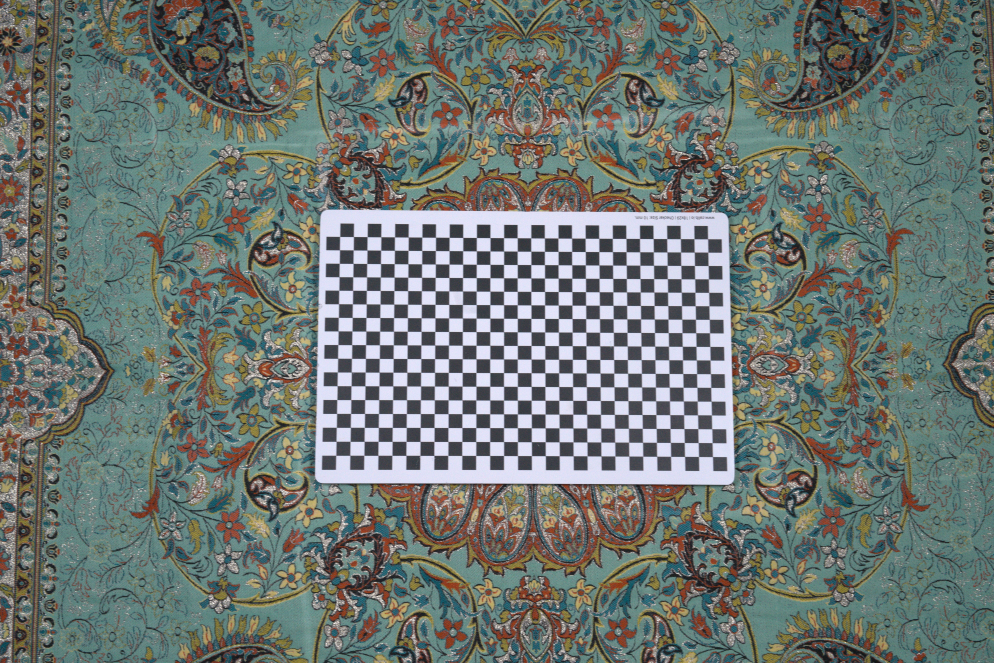
#> input picture links_8bit_jpg_DS_0.5/DSC00002_DS_0.5.jpg, 3976 x 2652 px (shown at 1/4 size); its folder holds only this picture in this run
$ python training_distance.py
#> lines starting #> are read from the running program, lines starting #| are printed output that depends on the picture
import cv2 as cv
import numpy as np
import glob
import matplotlib.pyplot as plt
from sklearn.model_selection import train_test_split

""" Check overfitting by distances:
Caliberation pattern that takes up less space in image (less information), might be more prone to overfiting ->  artificially low RPE vice versa.
 """

###DATA##
frameSize = (3976, 2652)
size_of_chessboard_squares_mm = 10
chessboardSize = (17, 28)
criteria = (cv.TERM_CRITERIA_EPS + cv.TERM_CRITERIA_MAX_ITER, 30, 0.001)
objp = np.zeros((chessboardSize[0] * chessboardSize[1], 3), np.float32)
objp[:, :2] = np.mgrid[0 : chessboardSize[0], 0 : chessboardSize[1]].T.reshape(-1, 2)
objp *= size_of_chessboard_squares_mm

all_images = glob.glob("links_8bit_jpg_DS_0.5/*.jpg")
# train_images = glob.glob('links_8bit_jpg_DS_0.5/*.jpg')
# test_images = glob.glob("test/*.jpg")

"""
train_images, test_images = train_test_split(
    all_images, test_size=0.25, random_state=42
)
print(f"Training images: {len(train_images)}")
print(f"Testing images: {len(test_images)}") """


# Calculating distance by tvec: norm of tvec gives straight line distance from camera central point to caliberation pattern
def calibrate_camera(images, chessboardSize, square_size):
#> called with chessboardSize = (17, 28), square_size = 10
    criteria = (cv.TERM_CRITERIA_EPS + cv.TERM_CRITERIA_MAX_ITER, 30, 0.001)
    objp = np.zeros((chessboardSize[0] * chessboardSize[1], 3), np.float32)
    objp[:, :2] = (
        np.mgrid[0 : chessboardSize[0], 0 : chessboardSize[1]].T.reshape(-1, 2)
        * square_size
    )

    objpoints = []
    imgpoints = []
    distances = []

    for image_path in images:
        img = cv.imread(image_path)
#> img is the input picture: shape (2652, 3976, 3); mean B, G, R 114.1, 118.7, 109.8
        gray = cv.cvtColor(img, cv.COLOR_BGR2GRAY)
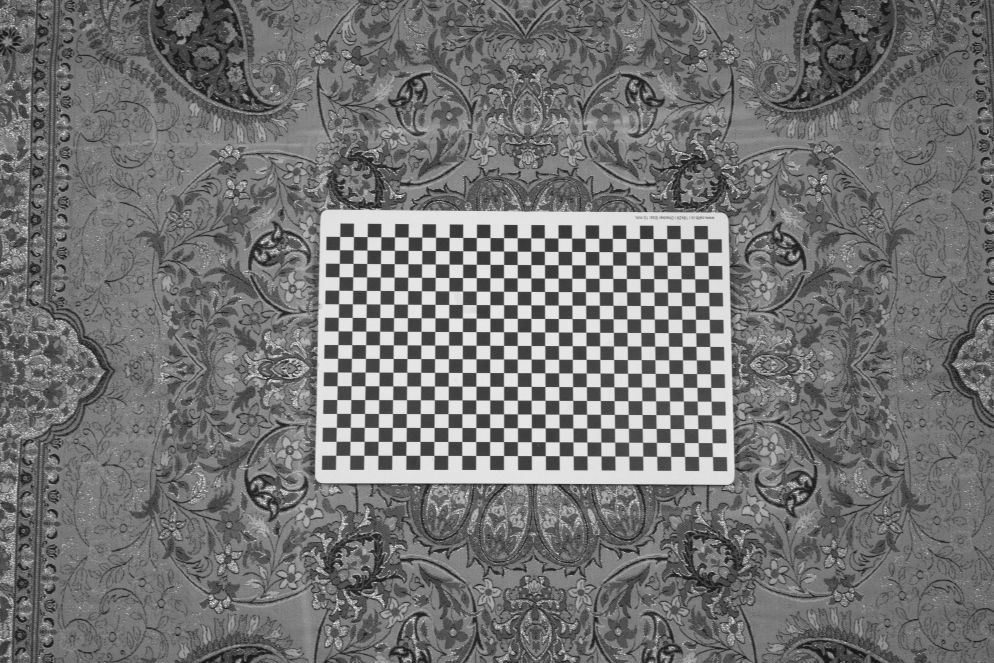
#> gray: shape (2652, 3976) (shown at 1/4 size); min 2, max 255, mean 115.5
        ret, corners = cv.findChessboardCorners(gray, chessboardSize, None)
#> ret = True; corners = 476 rows, first 8: [1345, 1823], [1346.2, 1766.5], [1348.6, 1710.8], [1348.3, 1655.2], [1349.1, 1599.6], [1350.5, 1544.2], [1351, 1489.7], [1352.3, 1434.5]

        if ret:
            corners2 = cv.cornerSubPix(gray, corners, (11, 11), (-1, -1), criteria)
#> corners2 = 476 rows, first 8: [1344.5, 1822.5], [1345.7, 1766.6], [1346.8, 1710.6], [1347.9, 1655.2], [1348.8, 1599.7], [1350, 1544.5], [1350.9, 1489.5], [1352, 1434.6]
            objpoints.append(objp)
            imgpoints.append(corners2)

    ret, cameraMatrix, dist, rvecs, tvecs = cv.calibrateCamera(
        objpoints, imgpoints, gray.shape[::-1], None, None
    )
#> ret = 0.0893; cameraMatrix = [[5885.6, 0, 2015.5], [0, 5893.5, 1414.8], [0, 0, 1]]; dist = [[0.237, -5.63, 0.00285, 0.00348, 108.8]]; rvecs = ([-0.0958, -0.144, -1.56],); tvecs = ([-119.9, 72.69, 1054.1],)

    for i, corners2 in enumerate(imgpoints):
        _, rvec, tvec = cv.solvePnP(
            objpoints[i], corners2, cameraMatrix, dist
        )  # single image pose
        distances.append(np.linalg.norm(tvec))
#> this loop made 1 pass
#> (rvec, tvec) on pass 1: ([-0.0958, -0.144, -1.56], [-119.9, 72.69, 1054.1])
#> after the loop, distances = [1063.4]

    return cameraMatrix, dist, rvecs, tvecs, distances, objpoints, imgpoints


###RPE###
def calculate_reprojection_error(
    objpoints, imgpoints, cameraMatrix, rvecs, tvecs, dist
):
    mean_error = 0
    mean_errors_per_image = []
    for i in range(len(objpoints)):
        imgpoints2, _ = cv.projectPoints(
            objpoints[i], rvecs[i], tvecs[i], cameraMatrix, dist
        )
        errors = cv.norm(imgpoints[i], imgpoints2, cv.NORM_L2) / len(imgpoints[i])
        mean_error += errors
        mean_errors_per_image.append(errors)

    mean_error = mean_error / len(objpoints)
    return mean_errors_per_image, mean_error


def analyze_errors_by_distance(distances, errors):
    plt.scatter(
        distances,
        errors,
        c="blue",
        marker="o",
        label="Reprojection Error by Distance (mm)",
    )
    plt.xlabel("Distance from Camera")
    plt.ylabel("Reprojection Error")
    plt.title("Reprojection Error vs.Distance")
    plt.legend()
    plt.grid(True)
    plt.show()


cameraMatrix, dist, rvecs, tvecs, distances, objpoints, imgpoints = calibrate_camera(
    all_images, chessboardSize, size_of_chessboard_squares_mm
)
#> dist = [[0.237, -5.63, 0.00285, 0.00348, 108.8]]; rvecs = ([-0.0958, -0.144, -1.56],); tvecs = ([-119.9, 72.69, 1054.1],); distances = [1063.4]; objpoints = 1 item; imgpoints = 1 item

errors, mean_error = calculate_reprojection_error(
    objpoints, imgpoints, cameraMatrix, rvecs, tvecs, dist
)
#> the loop in calculate_reprojection_error, `for i in range(len(objpoints)):` made 1 pass
#> (errors, mean_error) on pass 1: (0.00409, 0.00409)
#> after the loop in calculate_reprojection_error, `for i in range(len(objpoints)):`: mean_error = 0.00409; mean_errors_per_image = [0.00409]
#> errors = [0.00409]; mean_error = 0.00409

analyze_errors_by_distance(distances, errors)
#> in analyze_errors_by_distance, `plt.show()`:
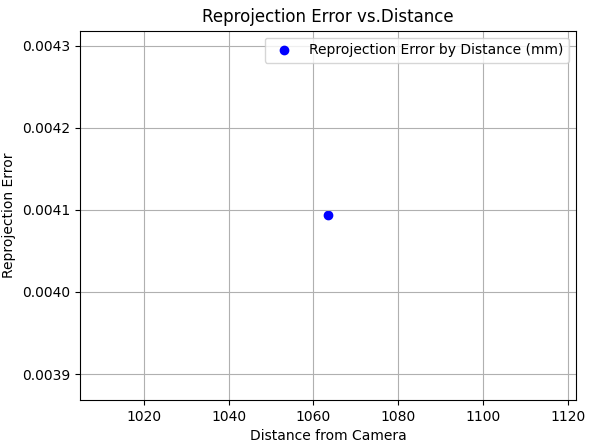
#> figure drawn by matplotlib, 1 panel

$ run again, on links_8bit_jpg_DS_0.5/DSC00015_DS_0.5.jpg
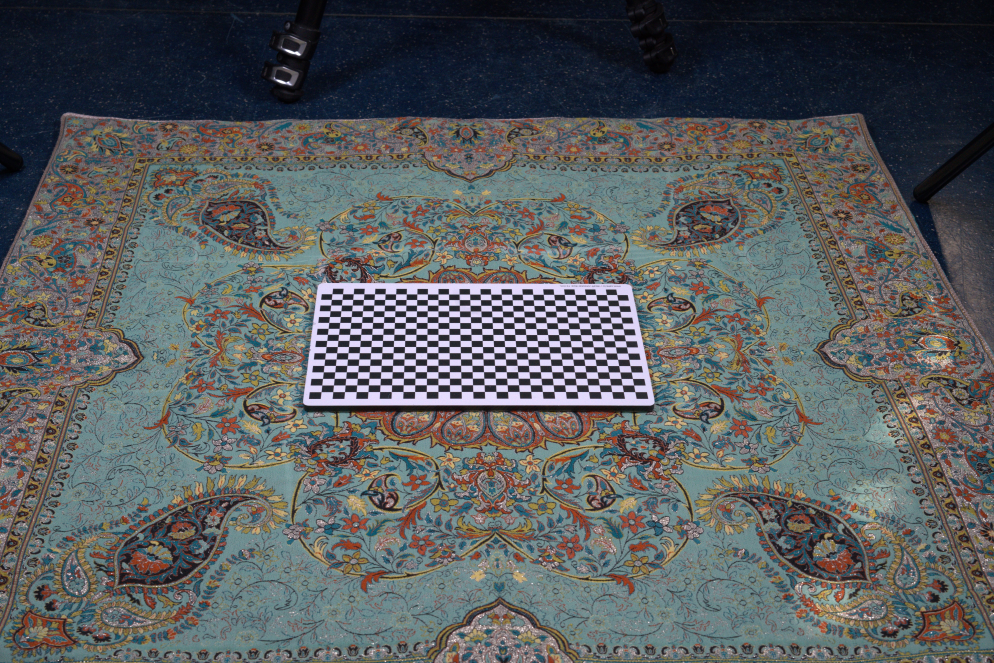
#> input picture links_8bit_jpg_DS_0.5/DSC00015_DS_0.5.jpg, 3976 x 2652 px (shown at 1/4 size)
#> in calibrate_camera, img is the input picture: shape (2652, 3976, 3); mean B, G, R 93.6, 92.5, 89.5
#> in calibrate_camera, `gray = cv.cvtColor(img, cv.COLOR_BGR2GRAY)`:
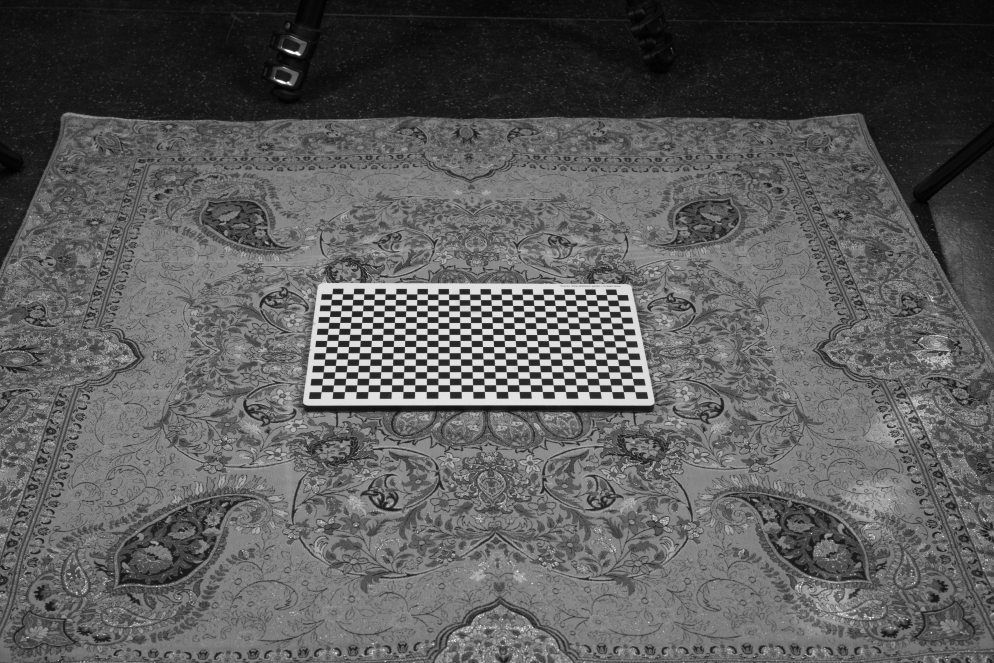
#> gray: shape (2652, 3976) (shown at 1/4 size); min 0, max 255, mean 91.7
#> in calibrate_camera, `ret, corners = cv.findChessboardCorners(gray, chessboardSize, None)`: ret = True; corners = 476 rows, first 8: [1285.7, 1568.3], [1288.7, 1541.5], [1291.8, 1514.9], [1294.5, 1488.8], [1297.4, 1463.2], [1300.3, 1437.5], [1303.2, 1412.5], [1305.8, 1387.5]
#> corners2 = 476 rows, first 8: [1285.7, 1568.3], [1288.7, 1541.5], [1291.7, 1515], [1294.6, 1488.9], [1297.5, 1463.2], [1300.3, 1437.6], [1303.1, 1412.5], [1305.9, 1387.6]
#> in calibrate_camera, `ret, cameraMatrix, dist, rvecs, tvecs = cv.calibrateCamera( objpoints,..`: ret = 0.0981; cameraMatrix = [[6290.7, 0, 2105.6], [0, 6477.6, 1339.9], [0, 0, 1]]; dist = [[0.246, -5.49, 0.00906, 0.0113, 132.2]]; rvecs = ([-0.749, -0.833, -1.45],); tvecs = ([-175.7, 47.25, 1347.2],)
#> the loop in calibrate_camera, `for i, corners2 in enumerate(imgpoints):` made 1 pass
#> (rvec, tvec) on pass 1: ([-0.749, -0.833, -1.45], [-175.7, 47.25, 1347.2])
#> after the loop in calibrate_camera, `for i, corners2 in enumerate(imgpoints):`: distances = [1359.5]
#> `cameraMatrix, dist, rvecs, tvecs, distances, objpoints, imgpoints = ca..`: dist = [[0.246, -5.49, 0.00906, 0.0113, 132.2]]; rvecs = ([-0.749, -0.833, -1.45],); tvecs = ([-175.7, 47.25, 1347.2],); distances = [1359.5]; objpoints = 1 item
#> the loop in calculate_reprojection_error, `for i in range(len(objpoints)):` made 1 pass
#> (errors, mean_error) on pass 1: (0.00449, 0.00449)
#> after the loop in calculate_reprojection_error, `for i in range(len(objpoints)):`: mean_error = 0.00449; mean_errors_per_image = [0.00449]
#> `errors, mean_error = calculate_reprojection_error( objpoints, imgpoint..`: mean_error = 0.00449
#> in analyze_errors_by_distance, `plt.show()`:
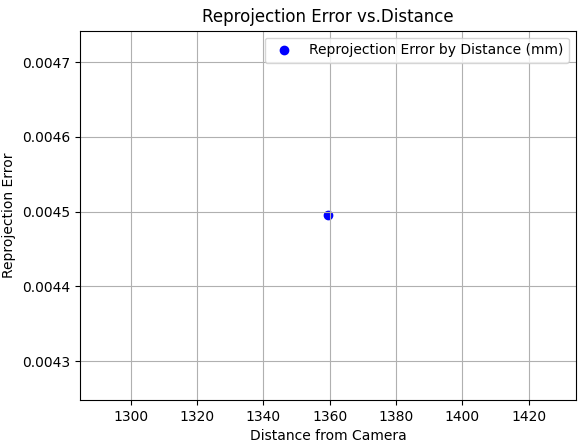
#> figure drawn by matplotlib, 1 panel

$ run again, on links_8bit_jpg_DS_0.5/DSC00017_DS_0.5.jpg
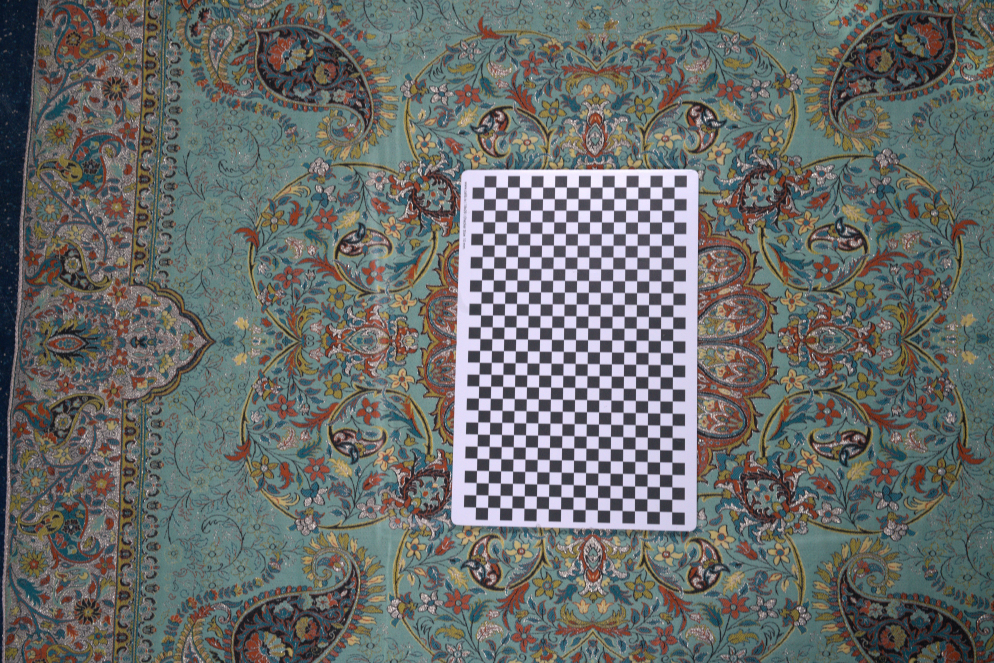
#> input picture links_8bit_jpg_DS_0.5/DSC00017_DS_0.5.jpg, 3976 x 2652 px (shown at 1/4 size)
#> in calibrate_camera, img is the input picture: shape (2652, 3976, 3); mean B, G, R 106.1, 108, 104.7
#> in calibrate_camera, `gray = cv.cvtColor(img, cv.COLOR_BGR2GRAY)`:
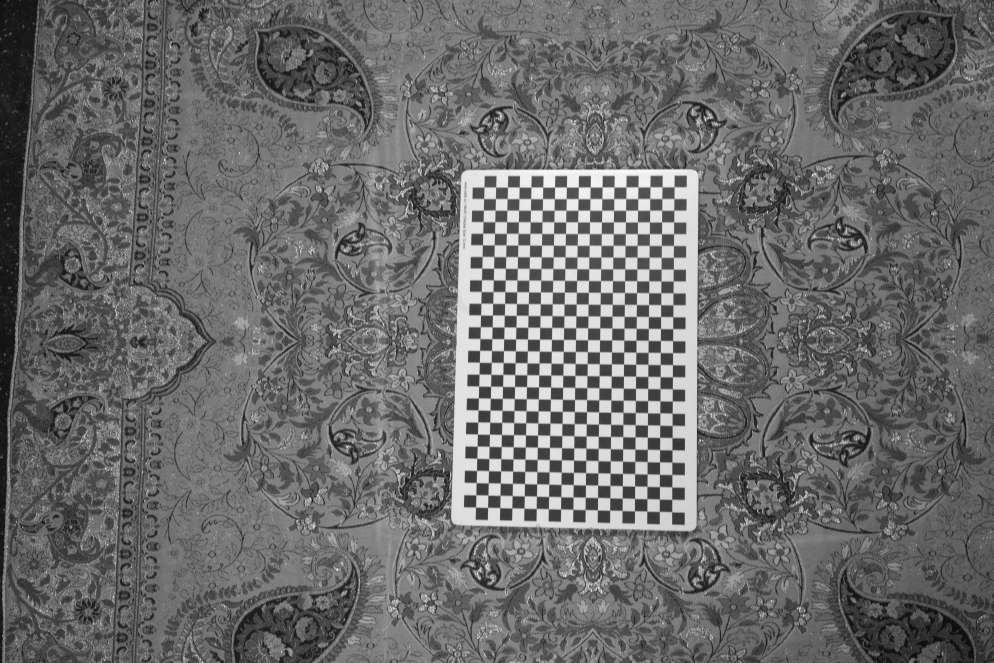
#> gray: shape (2652, 3976) (shown at 1/4 size); min 0, max 255, mean 106.8
#> in calibrate_camera, `ret, corners = cv.findChessboardCorners(gray, chessboardSize, None)`: ret = True; corners = 476 rows, first 8: [2688, 2048.5], [2639, 2048], [2589.2, 2043.6], [2539.5, 2045], [2490.5, 2043], [2440.5, 2042.5], [2391, 2041], [2342, 2040]
#> corners2 = 476 rows, first 8: [2688.4, 2048.6], [2638.6, 2047.3], [2588.8, 2046], [2539.3, 2044.8], [2489.7, 2043.6], [2440.4, 2042.4], [2391.1, 2041.2], [2341.9, 2039.9]
#> in calibrate_camera, `ret, cameraMatrix, dist, rvecs, tvecs = cv.calibrateCamera( objpoints,..`: ret = 0.0921; cameraMatrix = [[5971.9, 0, 2038.5], [0, 5969.3, 1305.2], [0, 0, 1]]; dist = [[0.149, 0.5, -0.000641, 0.00462, -34.87]]; rvecs = ([-0.145, -0.23, -3.11],); tvecs = ([131.5, 150.6, 1215],)
#> the loop in calibrate_camera, `for i, corners2 in enumerate(imgpoints):` made 1 pass
#> (rvec, tvec) on pass 1: ([-0.145, -0.23, -3.11], [131.5, 150.6, 1215])
#> after the loop in calibrate_camera, `for i, corners2 in enumerate(imgpoints):`: distances = [1231.4]
#> `cameraMatrix, dist, rvecs, tvecs, distances, objpoints, imgpoints = ca..`: dist = [[0.149, 0.5, -0.000641, 0.00462, -34.87]]; rvecs = ([-0.145, -0.23, -3.11],); tvecs = ([131.5, 150.6, 1215],); distances = [1231.4]; objpoints = 1 item
#> the loop in calculate_reprojection_error, `for i in range(len(objpoints)):` made 1 pass
#> (errors, mean_error) on pass 1: (0.00422, 0.00422)
#> after the loop in calculate_reprojection_error, `for i in range(len(objpoints)):`: mean_error = 0.00422; mean_errors_per_image = [0.00422]
#> `errors, mean_error = calculate_reprojection_error( objpoints, imgpoint..`: mean_error = 0.00422
#> in analyze_errors_by_distance, `plt.show()`:
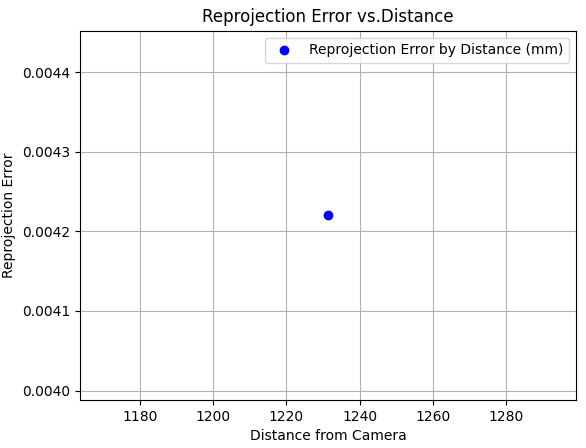
#> figure drawn by matplotlib, 1 panel

$ run again, on links_8bit_jpg_DS_0.5/DSC00011_DS_0.5.jpg
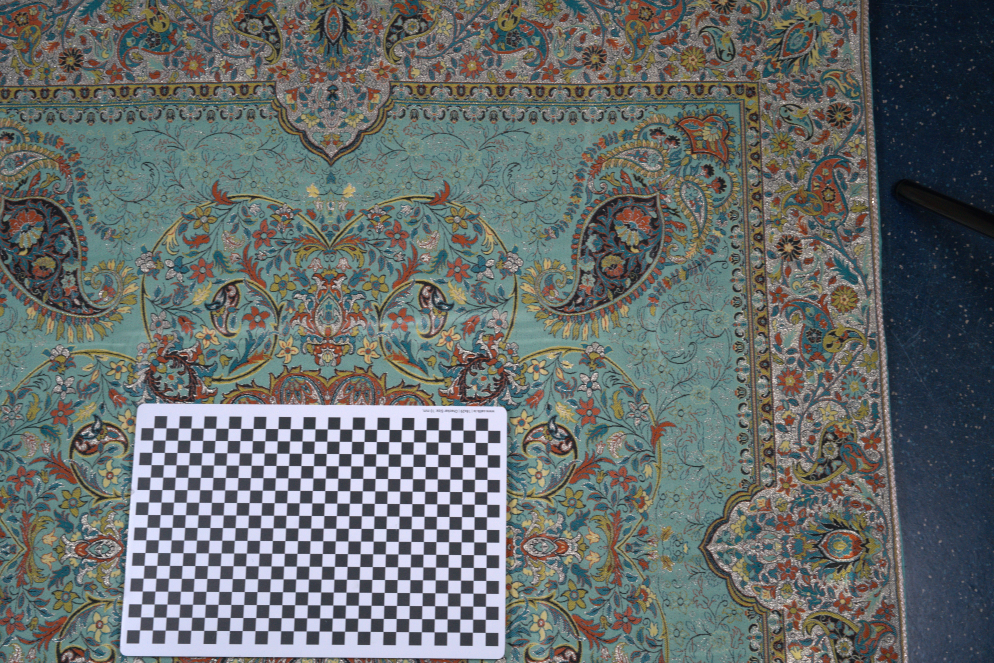
#> input picture links_8bit_jpg_DS_0.5/DSC00011_DS_0.5.jpg, 3976 x 2652 px (shown at 1/4 size)
#> in calibrate_camera, img is the input picture: shape (2652, 3976, 3); mean B, G, R 107.5, 108.3, 102.4
#> in calibrate_camera, `gray = cv.cvtColor(img, cv.COLOR_BGR2GRAY)`:
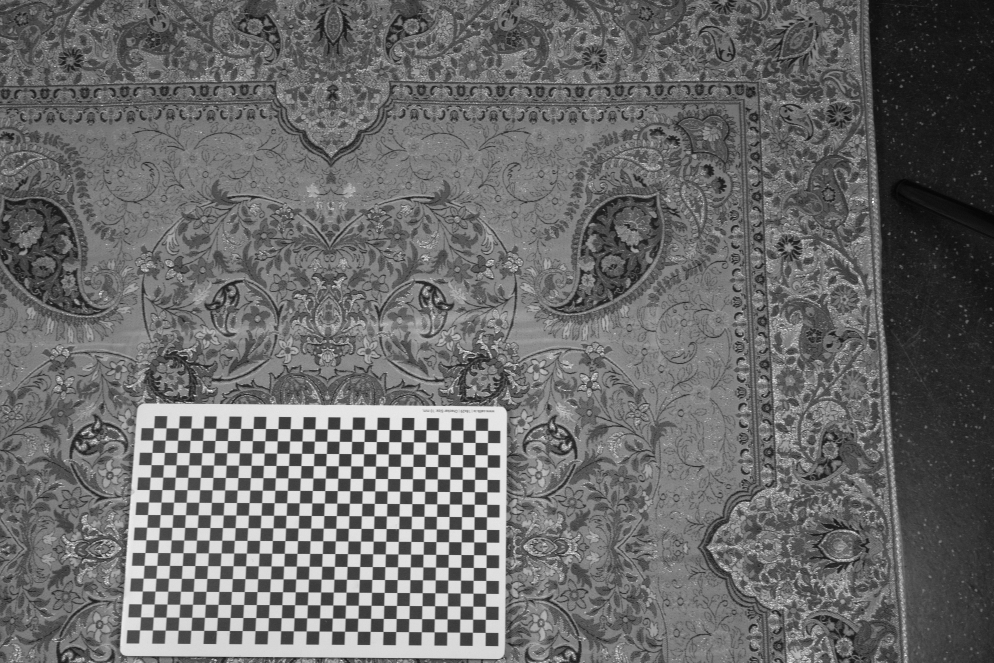
#> gray: shape (2652, 3976) (shown at 1/4 size); min 0, max 255, mean 106.5
#> in calibrate_camera, `ret, corners = cv.findChessboardCorners(gray, chessboardSize, None)`: ret = True; corners = 476 rows, first 8: [560.2, 2521], [563.5, 2469], [566.2, 2417], [570.5, 2365.4], [574.2, 2314.3], [577.4, 2262.5], [581.5, 2211.5], [584.5, 2160.5]
#> corners2 = 476 rows, first 8: [559.8, 2521.2], [563.7, 2469.1], [567.1, 2417.2], [570.8, 2365.5], [574.3, 2314], [577.8, 2262.6], [581.3, 2211.6], [584.9, 2160.8]
#> in calibrate_camera, `ret, cameraMatrix, dist, rvecs, tvecs = cv.calibrateCamera( objpoints,..`: ret = 0.0895; cameraMatrix = [[3299.7, 0, 2014.6], [0, 3226.3, 1316.1], [0, 0, 1]]; dist = [[0.0441, -0.046, 0.000735, 0.000931, -0.0153]]; rvecs = ([-0.103, -0.101, -1.56],); tvecs = ([-284.2, 240.5, 649.9],)
#> the loop in calibrate_camera, `for i, corners2 in enumerate(imgpoints):` made 1 pass
#> (rvec, tvec) on pass 1: ([-0.103, -0.101, -1.56], [-284.2, 240.5, 649.9])
#> after the loop in calibrate_camera, `for i, corners2 in enumerate(imgpoints):`: distances = [749]
#> `cameraMatrix, dist, rvecs, tvecs, distances, objpoints, imgpoints = ca..`: dist = [[0.0441, -0.046, 0.000735, 0.000931, -0.0153]]; rvecs = ([-0.103, -0.101, -1.56],); tvecs = ([-284.2, 240.5, 649.9],); distances = [749]; objpoints = 1 item
#> the loop in calculate_reprojection_error, `for i in range(len(objpoints)):` made 1 pass
#> (errors, mean_error) on pass 1: (0.0041, 0.0041)
#> after the loop in calculate_reprojection_error, `for i in range(len(objpoints)):`: mean_error = 0.0041; mean_errors_per_image = [0.0041]
#> `errors, mean_error = calculate_reprojection_error( objpoints, imgpoint..`: mean_error = 0.0041
#> in analyze_errors_by_distance, `plt.show()`:
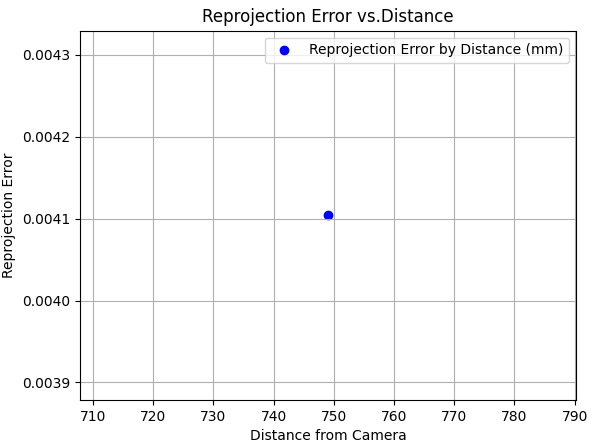
#> figure drawn by matplotlib, 1 panel
